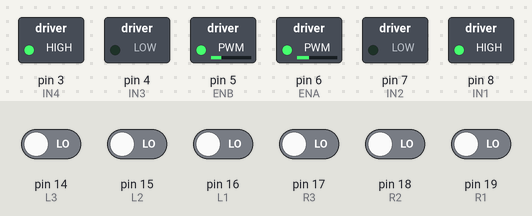
The sketch below on a simulated Arduino Uno, built with avr-gcc and run on an emulated ATmega328P. On the bench: switched loads named in the sketch (green lamp = pin HIGH). Inputs (shaded band) come from the test bench; at power-on: pin 14 (L3), pin 15 (L2), pin 16 (L1), pin 17 (R3), pin 18 (R2), pin 19 (R1) LOW.

Above: at 1.2 s.
1.3 s: pin 14 (L3) driven HIGH
At 2.3 s:
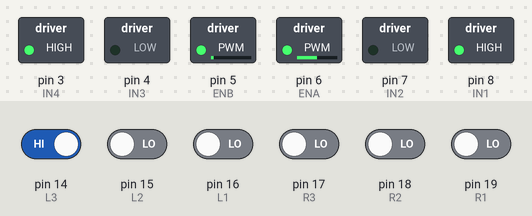
2.8 s: pin 15 (L2) driven HIGH
At 3.4 s:
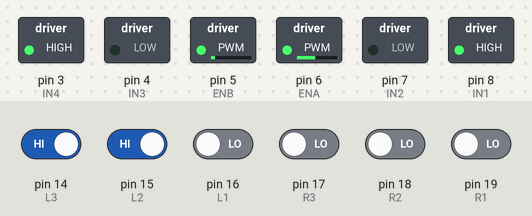
4.3 s: pin 16 (L1) driven HIGH
At 5.5 s:
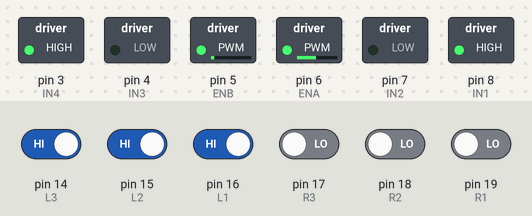
5.8 s: pin 17 (R3) driven HIGH
At 6.9 s:
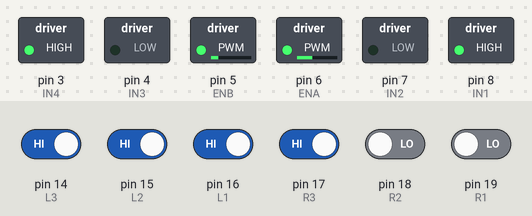
7.3 s: pin 18 (R2) driven HIGH
At 8.0 s:
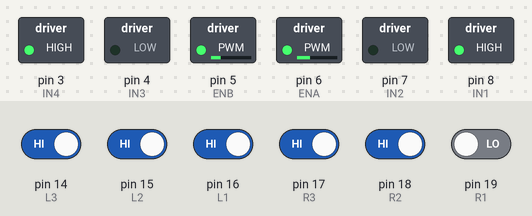
8.8 s: pin 14 (L3) driven LOW
At 9.2 s:
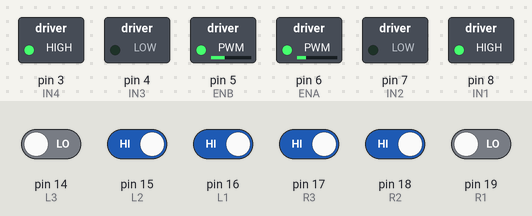
Timing chart, 0 to 11.3 s (numbered marks = the images above; inputs shaded):
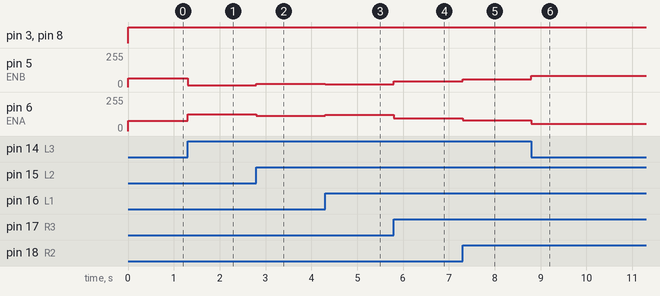

Measured:
- after the input at 1.3 s, pin 5 (ENB): 65/255 → 15/255 at once; pin 6 (ENA): 76/255 → 126/255 at once
- after the input at 2.8 s, pin 5 (ENB): 15/255 → 25/255 at once; pin 6 (ENA): 126/255 → 116/255 at once
- after the input at 4.3 s, pin 5 (ENB): 25/255 → 20/255 at once; pin 6 (ENA): 116/255 → 121/255 at once
- after the input at 5.8 s, pin 5 (ENB): 20/255 → 45/255 at once; pin 6 (ENA): 121/255 → 96/255 at once
- after the input at 7.3 s, pin 5 (ENB): 45/255 → 60/255 at once; pin 6 (ENA): 96/255 → 81/255 at once
- after the input at 8.8 s, pin 5 (ENB): 60/255 → 85/255 at once; pin 6 (ENA): 81/255 → 56/255 at once

The sketch:

motor_write.ino
```cpp
#define ENA 6 // right
#define IN1 8 // front
#define IN2 7
#define IN3 4
#define IN4 3 // front
#define ENB 5 // left

#define R1 19
#define R2 18
#define R3 17
#define L1 16
#define L2 15
#define L3 14

#define right_motor ENA
#define left_motor ENB

#define right_para 76
#define left_para 65

// error related
#define error_multi 5
// weight
#define Largest 12
#define Midium 3
#define Smallest 1

bool left_flag = 0;
bool right_flag = 0;

int error = 0;
int error_past = 0;

bool rl[6];

void Motor_Writing(int vR, int vL){
  // front and back
  if(vR >= 0){ // Right front
    digitalWrite(IN1, HIGH);
    digitalWrite(IN2, LOW);
  }
  else{
    digitalWrite(IN1, LOW);
    digitalWrite(IN2, HIGH);
    vR = -vR;
  }

  if(vL >= 0){ // Right front
    digitalWrite(IN3, LOW);
    digitalWrite(IN4, HIGH);
  }
  else{
    digitalWrite(IN3, HIGH);
    digitalWrite(IN4, LOW);
    vL = -vL;
  }

  analogWrite(right_motor, vR);
  analogWrite(left_motor, vL);
}

void Tracking(){

  rl[0] = digitalRead(R1);
  rl[1] = digitalRead(R2);
  rl[2] = digitalRead(R3);
  rl[3] = digitalRead(L1);
  rl[4] = digitalRead(L2);
  rl[5] = digitalRead(L3);

  int highs = 0;
  for(int i = 0; i < 6; i++){
    highs += rl[i];
  }

/*
  if(highs !=0){
    // flag out
    right_flag = 0;
    left_flag = 0;
  }
*/

  error = (1 * rl[3]) + (3 * rl[4]) + (5 * rl[5]) - (1 * rl[0]) - (3 * rl[1]) - (5 * rl[2]);
  /*
  if(rl[2]){
    right_flag = 1;
  }
  if(rl[5]){
    left_flag = 1;
  }
  if(highs >= 3){
    right_flag = 0;
    left_flag = 0;
  }

  if(right_flag){
    Motor_Writing(0, 0);
    while(digitalRead(R3)){
      Motor_Writing(right_para, 0);
    }
    Motor_Writing(0, 0);
    return;
  }
  else if(left_flag){
    Motor_Writing(0, 0);
    while(digitalRead(L3)){
      Motor_Writing(0, left_para);
    }
    Motor_Writing(0, 0);
    return;
  }
  */

/*
  if(highs == 0){
    if(right_flag){
      // direct right
      Motor_Writing(0, left_para + left_para/4);
      delay(500);
      right_flag = 0;
      Motor_Writing(0, 0);
      delay(500);
    }
    if(left_flag){
      // direct left
      Motor_Writing(right_para + right_para/4, 0);
      delay(500);
      left_flag = 0;
      Motor_Writing(0, 0);
      delay(500);
    }
    return;
  }
*/
  if (highs == 1){
    error *= 2;
  }

  int R = right_para + error * error_multi;
  int L = left_para - error * error_multi;

  Motor_Writing(R,L);
}

void setup() {
  // put your setup code here, to run once:
  pinMode(ENA, OUTPUT);
  pinMode(ENB, OUTPUT);
  pinMode(IN1, OUTPUT);
  pinMode(IN2, OUTPUT);
  pinMode(IN3, OUTPUT);
  pinMode(IN4, OUTPUT);
}

void loop() {
  // put your main code here, to run repeatedly:
  //Motor_Writing(right_para, left_para);
  Tracking();
}
```
